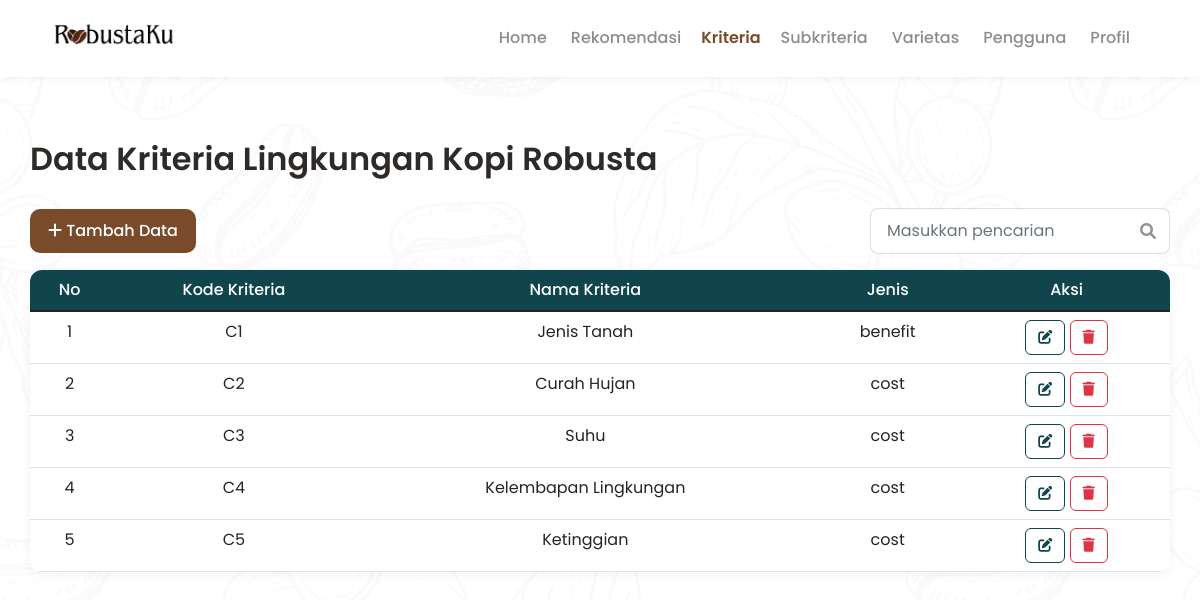
The app's page /kriteria.php (signed in) with its own data.
### tables this page shows
CREATE TABLE `kriteria` (
  `id_kriteria` int(11) NOT NULL,
  `kode_kriteria` varchar(20) NOT NULL,
  `nama_kriteria` varchar(50) NOT NULL,
  `jenis_kriteria` set('benefit','cost') NOT NULL
);

### kriteria.php (the view, shortened to what this page needs)
<?php
include "koneksi.php";
$query = mysqli_query($koneksi, "SELECT * FROM kriteria ORDER BY id_kriteria ASC");
?>
<!DOCTYPE html>
<html lang="id">
<head>
    <link href="https://cdn.jsdelivr.net/npm/bootstrap@5.1.3/dist/css/bootstrap.min.css" rel="stylesheet">
    <link rel="stylesheet" href="https://cdnjs.cloudflare.com/ajax/libs/font-awesome/6.0.0/css/all.min.css">
    <link href="css/style.css" rel="stylesheet" />
</head>
<body>
    <nav class="navbar navbar-expand-lg navbar-custom">
        <div class="container">
            <div class="brand-wrap">
                <a href="homepage.php"><img src="assets/img/logo_robustaku.png" alt="RobustaKu Logo"></a>
            </div>
            <div class="collapse navbar-collapse justify-content-end" id="navMenu">
                <ul class="navbar-nav align-items-center me-3">
                    <li class="nav-item"><a class="nav-link unactive" href="homepage.php">Home</a></li>
                    <li class="nav-item"><a class="nav-link unactive" href="rekomendasi.php">Rekomendasi</a></li>
                    <li class="nav-item"><a class="nav-link active" href="kriteria.php">Kriteria</a></li>
                    <li class="nav-item"><a class="nav-link unactive" href="subkriteria.php">Subkriteria</a></li>
                    <li class="nav-item"><a class="nav-link unactive" href="varietas.php">Varietas</a></li>
                    <li class="nav-item"><a class="nav-link unactive" href="pengguna.php">Pengguna</a></li>
                    <li class="nav-item"><a class="nav-link unactive" href="profil.php">Profil</a></li>
                </ul>
            </div>
        </div>
    </nav>
    <div class="container container-content">
        <h2>Data Kriteria Lingkungan Kopi Robusta</h2>
        <div class="d-flex justify-content-between align-items-center mb-3">
            <button class="btn-primary" data-bs-toggle="modal" data-bs-target="#modalTambah">
                <i class="fas fa-plus"></i> Tambah Data
            </button>
            <div class="search-box">
                <input type="text" id="searchInput" class="form-control" placeholder="Masukkan pencarian">
                <i class="fas fa-search"></i>
            </div>
        </div>
        <div class="table-container">
            <table class="table table-hover mb-0" id="dataTable">
                <thead>
                    <tr>
                        <th>No</th>
                        <th>Kode Kriteria</th>
                        <th>Nama Kriteria</th>
                        <th>Jenis</th>
                        <th>Aksi</th>
                    </tr>
                </thead>
                <tbody>
                    <?php
                    $no = 1;
                    while ($data = mysqli_fetch_array($query)) {
                        echo "<tr>
                                <td>{$no}</td>
                                <td>{$data['kode_kriteria']}</td>
                                <td>{$data['nama_kriteria']}</td>
                                <td>{$data['jenis_kriteria']}</td>
                                <td>
                                    <button class='btn-edit' onclick='editData({$data['id_kriteria']}, \"{$data['kode_kriteria']}\", \"{$data['nama_kriteria']}\", \"{$data['jenis_kriteria']}\")'>
                                        <i class='fas fa-edit'></i>
                                    </button>
                                    <button class='btn-hapus' onclick='hapusData({$data['id_kriteria']}, \"{$data['kode_kriteria']}\")'>
                                        <i class='fas fa-trash'></i>
                                    </button>
                                </td>
                              </tr>";
                        $no++;
                    }
                    ?>
                </tbody>
            </table>
        </div>
    </div>
    <body class="page-kriteria">
    </body>
</body>
</html>

### css/style.css (style rules this page uses)
:root { --robusta-brown: #7a4b2a; --robusta-brown-dark: #6b3f22; --text-dark: #2e2a28; --overlay: rgba(0,0,0,0.45); }
html, body { padding-top: 50px; height: 100%; margin: 0; font-family: "Poppins", sans-serif; -webkit-font-smoothing: antialiased; -moz-osx-font-smoothing: grayscale; color: var(--text-dark); background-color: #ffffff; background-image: url('../assets/img/coffeepattern.png'); background-attachment: fixed; background-repeat: repeat; background-position: center; background-size: 100%; }
.navbar-custom { position: fixed; top: 0; left: 0; right: 0; width: 100%; background: #fff; padding: 14px 0; box-shadow: 0 2px 8px rgba(0,0,0,0.05); z-index: 9999 !important; }
.navbar .container { max-width: 1140px; }
.brand-wrap { display: flex; align-items: center; gap: 12px; }
.brand-wrap img { width: 140px; height: auto; display: block; }
.nav-link { color: var(--robusta-brown); font-weight: 600; padding: 8px 12px; }
.navbar .nav-link.unactive { color: rgba(0,0,0,0.45); font-weight: 500; padding: 8px 12px; }
.container-content { padding: 40px 0; }
h2 { font-weight: 600; color: var(--text-dark); margin-bottom: 30px; }
.btn-primary { background: var(--robusta-brown); color: #fff; border: none; padding: 10px 18px; border-radius: 10px; font-weight:500; }
.table-container { background: #fff; border-radius: 12px; box-shadow: 0 2px 12px rgba(0,0,0,0.05); overflow: hidden; margin-bottom: 30px; }
table { margin: 0; }
thead { background: #11454E; color: #fff; }
thead th { font-weight: 500; padding: 16px; border: none; text-align: center; }
tbody td { padding: 14px 16px; vertical-align: center; text-align: center; }
tbody tr { padding: 14px 16px; vertical-align: center; }
.btn-edit { background: transparent; border: 1px solid #11454E; color: #11454E; padding: 6px 12px; border-radius: 6px; font-size: 14px; cursor: pointer; }
.btn-hapus { background: transparent; border: 1px solid #dc3545; color: #dc3545; padding: 6px 12px; border-radius: 6px; font-size: 14px; cursor: pointer; }
.search-box { position: relative; max-width: 300px; }
.search-box input { border-radius: 8px; border: 1px solid rgba(46,42,40,0.15); padding: 10px 40px 10px 16px; width: 100%; }
.search-box i { position: absolute; right: 14px; top: 50%; transform: translateY(-50%); color: rgba(46,42,40,0.5); }

### records on screen
kriteria: kode_kriteria "C1", nama_kriteria "Jenis Tanah", jenis_kriteria "benefit"
kriteria: kode_kriteria "C2", nama_kriteria "Curah Hujan", jenis_kriteria "cost"
kriteria: kode_kriteria "C3", nama_kriteria "Suhu", jenis_kriteria "cost"
kriteria: kode_kriteria "C4", nama_kriteria "Kelembapan Lingkungan", jenis_kriteria "cost"
kriteria: kode_kriteria "C5", nama_kriteria "Ketinggian", jenis_kriteria "cost"
